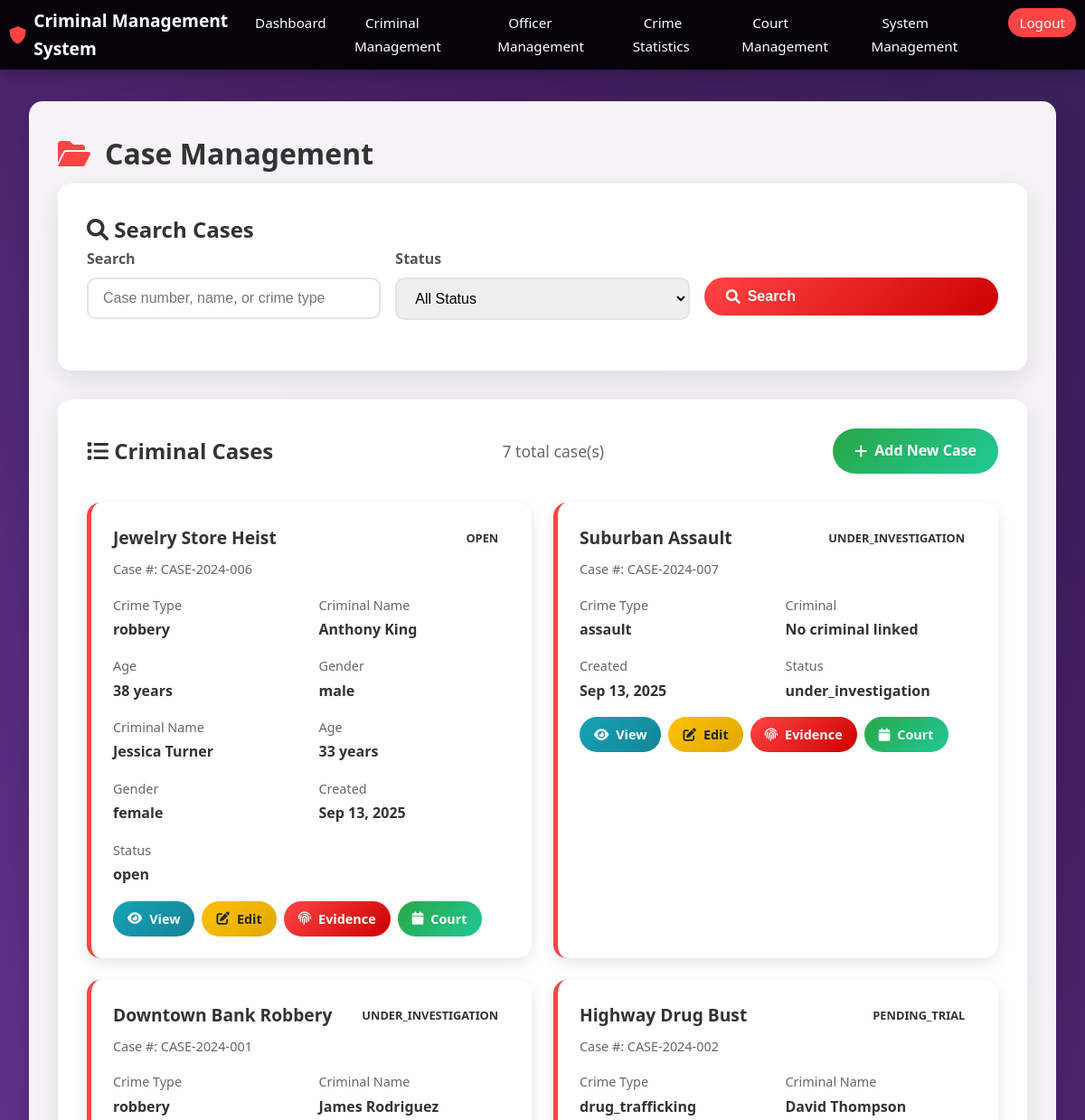
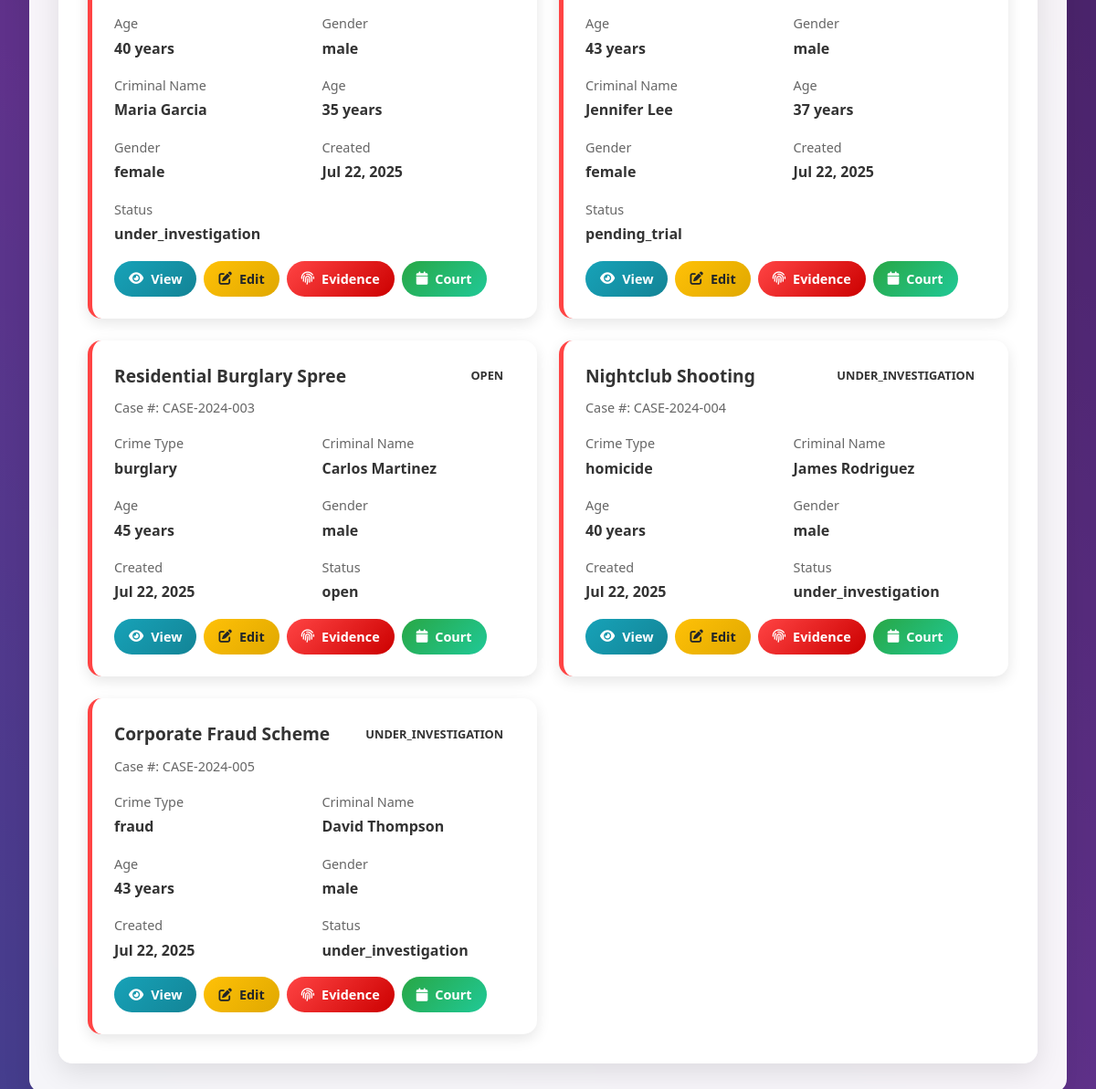
/modules/cases/case_management.php (signed in), run on the app's committed database (2 pictures, top to bottom).
### tables this page shows
CREATE TABLE `cases` (
  `id` int(11) NOT NULL,
  `case_number` varchar(50) NOT NULL,
  `title` varchar(200) NOT NULL,
  `description` text NOT NULL,
  `case_type` enum('homicide','robbery','assault','drug_trafficking','fraud','burglary','theft','domestic_violence','sexual_assault','other') NOT NULL,
  `priority` enum('low','medium','high','urgent') DEFAULT 'medium',
  `status` enum('open','under_investigation','pending_trial','closed','cold_case') DEFAULT 'open',
  `location` varchar(200) NOT NULL,
  `incident_date` datetime NOT NULL,
  `reported_date` datetime NOT NULL,
  `assigned_officer` int(11) DEFAULT NULL,
  `lead_investigator` int(11) DEFAULT NULL,
  `estimated_value` decimal(12,2) DEFAULT 0.00,
  `created_by` int(11) NOT NULL,
  `created_at` timestamp NOT NULL DEFAULT current_timestamp(),
  `updated_at` timestamp NOT NULL DEFAULT current_timestamp() ON UPDATE current_timestamp(),
  `closed_at` timestamp NULL DEFAULT NULL
);

CREATE TABLE `case_criminals` (
  `id` int(11) NOT NULL,
  `case_id` int(11) NOT NULL,
  `criminal_id` int(11) NOT NULL,
  `role_in_case` enum('suspect','witness','victim','accomplice') NOT NULL,
  `notes` text DEFAULT NULL,
  `created_at` timestamp NOT NULL DEFAULT current_timestamp()
);

CREATE TABLE `criminals` (
  `id` int(11) NOT NULL,
  `fullname` varchar(100) NOT NULL,
  `alias` varchar(100) DEFAULT NULL,
  `date_of_birth` date NOT NULL,
  `gender` enum('male','female','other') NOT NULL,
  `nationality` varchar(50) DEFAULT NULL,
  `identification_number` varchar(50) NOT NULL,
  `address` text DEFAULT NULL,
  `phone` varchar(20) DEFAULT NULL,
  `email` varchar(100) DEFAULT NULL,
  `height` decimal(5,2) DEFAULT NULL,
  `weight` decimal(5,2) DEFAULT NULL,
  `eye_color` varchar(20) DEFAULT NULL,
  `hair_color` varchar(20) DEFAULT NULL,
  `distinguishing_marks` text DEFAULT NULL,
  `photo` varchar(255) DEFAULT NULL,
  `fingerprint_data` text DEFAULT NULL,
  `dna_sample` varchar(255) DEFAULT NULL,
  `status` enum('wanted','arrested','convicted','released','deceased') DEFAULT 'wanted',
  `risk_level` enum('low','medium','high','extreme') DEFAULT 'medium',
  `created_by` int(11) NOT NULL,
  `created_at` timestamp NOT NULL DEFAULT current_timestamp(),
  `updated_at` timestamp NOT NULL DEFAULT current_timestamp() ON UPDATE current_timestamp()
);

### modules/cases/case_management.php (the view, shortened to what this page needs)
<?php
$servername = "localhost";
$username = "root";
$password = "";
$dbname = "criminal_management";
try {
    $conn = new PDO("mysql:host=$servername;dbname=$dbname", $username, $password);
    $conn->setAttribute(PDO::ATTR_ERRMODE, PDO::ERRMODE_EXCEPTION);
} catch(PDOException $e) {
    die("Connection failed: " . $e->getMessage());
}
$page = isset($_GET['page']) ? (int)$_GET['page'] : 1;
$limit = 10;
$offset = ($page - 1) * $limit;
$search = isset($_GET['search']) ? $_GET['search'] : '';
$where_conditions = [];
$params = [];
$where_clause = !empty($where_conditions) ? "WHERE " . implode(" AND ", $where_conditions) : "";
$count_sql = "SELECT COUNT(*) FROM cases $where_clause";
$count_stmt = $conn->prepare($count_sql);
$count_stmt->execute($params);
$total_cases = $count_stmt->fetchColumn();
$cases_sql = "SELECT * FROM cases $where_clause ORDER BY created_at DESC LIMIT $limit OFFSET $offset";
$cases_stmt = $conn->prepare($cases_sql);
$cases_stmt->execute($params);
$cases = $cases_stmt->fetchAll(PDO::FETCH_ASSOC);
$case_criminals = [];
if (count($cases) > 0) {
    $case_ids = array_column($cases, 'id');
    $in = str_repeat('?,', count($case_ids) - 1) . '?';
$sql = "SELECT cc.case_id, c.fullname, c.date_of_birth, c.gender FROM case_criminals cc JOIN criminals c ON cc.criminal_id = c.id WHERE cc.case_id IN ($in)";
    $stmt = $conn->prepare($sql);
    $stmt->execute($case_ids);
    while ($row = $stmt->fetch(PDO::FETCH_ASSOC)) {
        $case_criminals[$row['case_id']][] = $row;
    }
}
?>
<!DOCTYPE html>
<html lang="en">
<head>
    <link href="https://cdnjs.cloudflare.com/ajax/libs/font-awesome/6.0.0/css/all.min.css" rel="stylesheet">
</head>
<body>
    <div class="background-container">
    </div>
    <nav class="navbar">
        <div class="nav-content">
            <a href="dashboard.php" class="logo">
                <i class="fas fa-shield-alt"></i>
                Criminal Management System
            </a>
            <ul class="nav-links">
                <li><a href="dashboard.php">Dashboard</a></li>
                <li><a href="criminal_management.php">Criminal Management</a></li>
                <li><a href="officer_management.php">Officer Management</a></li>
                <li><a href="crime_statistics.php">Crime Statistics</a></li>
                <li><a href="court_management.php">Court Management</a></li>
                <li><a href="system_management.php">System Management</a></li>
                <li><a href="logout.php" class="logout-btn">Logout</a></li>
            </ul>
        </div>
    </nav>
 <div class="main-content">
        <div class="header">
            <h1>
                <i class="fas fa-folder-open"></i>
                Case Management
            </h1>
        <div class="search-section">
            <h2><i class="fas fa-search"></i> Search Cases</h2>
            <form method="GET" class="search-form">
                <div class="form-group">
                    <label for="search">Search</label>
                    <input type="text" id="search" name="search"
                           placeholder="Case number, name, or crime type"
                           value="<?php echo htmlspecialchars($search); ?>">
                </div>
                <div class="form-group">
                    <label for="status">Status</label>
                    <select id="status" name="status">
                        <option value="">All Status</option>
                    </select>
                </div>
                <div class="form-group">
                    <label>&nbsp;</label>
                    <button type="submit" class="btn btn-primary">
                        <i class="fas fa-search"></i> Search
                    </button>
                </div>
            </form>
        </div>
        <div class="cases-section">
            <div class="cases-header">
                <h2><i class="fas fa-list"></i> Criminal Cases</h2>
                <div class="cases-count">
                    <?php echo $total_cases; ?> total case(s)
                </div>
                <a href="add_case.php" class="btn btn-success">
                    <i class="fas fa-plus"></i> Add New Case
                </a>
            </div>
            <?php if (count($cases) > 0): ?>
                <div class="cases-grid">
                    <?php foreach ($cases as $case): ?>
                        <div class="case-card">
                            <div class="case-header">
                                <div>
                                    <div class="case-title"><?php echo htmlspecialchars($case['title']); ?></div>
                                    <div class="case-number">Case #: <?php echo htmlspecialchars($case['case_number']); ?></div>
                                </div>
                                <span class="case-status status-<?php echo $case['status']; ?>">
                                    <?php echo ucfirst($case['status']); ?>
                                </span>
                            </div>
                            <div class="case-details">
                                <div class="detail-item">
                                    <span class="detail-label">Crime Type</span>
                                    <span class="detail-value"><?php echo htmlspecialchars($case['case_type']); ?></span>
                                </div>
                                <?php if (!empty($case_criminals[$case['id']])): ?>
                                    <?php foreach ($case_criminals[$case['id']] as $criminal): ?>
                                        <div class="detail-item">
                                            <span class="detail-label">Criminal Name</span>
                                            <span class="detail-value"><?php echo htmlspecialchars($criminal['fullname']); ?></span>
                                        </div>
                                        <div class="detail-item">
                                            <span class="detail-label">Age</span>
                                            <span class="detail-value">
                                                <?php
                                                if (!empty($criminal['date_of_birth'])) {
                                                    $dob = new DateTime($criminal['date_of_birth']);
                                                    $now = new DateTime();
                                                    $age = $now->diff($dob)->y;
                                                    echo $age . ' years';
                                                } else {
                                                    echo 'N/A';
                                                }
                                                ?>
                                            </span>
                                        </div>
                                        <div class="detail-item">
                                            <span class="detail-label">Gender</span>
                                            <span class="detail-value"><?php echo htmlspecialchars($criminal['gender']); ?></span>
                                        </div>
                                    <?php endforeach; ?>
                                <?php else: ?>
                                    <div class="detail-item">
                                        <span class="detail-label">Criminal</span>
                                        <span class="detail-value">No criminal linked</span>
                                    </div>
                                <?php endif; ?>
                                <div class="detail-item">
                                    <span class="detail-label">Created</span>
                                    <span class="detail-value"><?php echo date('M d, Y', strtotime($case['created_at'])); ?></span>
                                </div>
                                <div class="detail-item">
                                    <span class="detail-label">Status</span>
                                    <span class="detail-value"><?php echo htmlspecialchars($case['status']); ?></span>
                                </div>
                            </div>
                            <div class="case-actions">
                                <a href="view_case.php?id=<?php echo $case['id']; ?>" class="btn btn-info btn-sm">
                                    <i class="fas fa-eye"></i> View
                                </a>
                                <a href="edit_case.php?id=<?php echo $case['id']; ?>" class="btn btn-warning btn-sm">
                                    <i class="fas fa-edit"></i> Edit
                                </a>
                                <a href="evidence_management.php?case_id=<?php echo $case['id']; ?>" class="btn btn-primary btn-sm">
                                    <i class="fas fa-fingerprint"></i> Evidence
                                </a>
                                <a href="court_schedule.php?case_id=<?php echo $case['id']; ?>" class="btn btn-success btn-sm">
                                    <i class="fas fa-calendar"></i> Court
                                </a>
                            </div>
                        </div>
                    <?php endforeach; ?>
                </div>
            <?php endif; ?>
        </div>
    </div>
</body>
</html>

### modules/cases/case_management.php (style rules this page uses)
* { margin: 0; padding: 0; box-sizing: border-box; }
body { font-family: 'Segoe UI', Tahoma, Geneva, Verdana, sans-serif; line-height: 1.6; color: #333; background: #f4f6f9; }
.background-container { position: fixed; top: 0; left: 0; width: 100%; height: 100%; z-index: -1; overflow: hidden; }
.navbar { background: rgba(0, 0, 0, 0.9); backdrop-filter: blur(10px); padding: 0.5rem 0; position: fixed; width: 100%; top: 0; z-index: 1000; box-shadow: 0 2px 20px rgba(0, 0, 0, 0.3); min-height: 40px; }
.nav-content { display: flex; justify-content: space-between; align-items: center; max-width: 1400px; margin: 0 auto; padding: 0 10px; min-height: 40px; }
.logo { font-size: 1.2rem; font-weight: bold; color: #fff; text-decoration: none; display: flex; align-items: center; gap: 8px; }
.logo i { color: #ff4444; font-size: 1.2rem; }
.nav-links { display: flex; list-style: none; gap: 1.2rem; }
.nav-links a { text-decoration: none; color: #fff; font-weight: 500; transition: color 0.3s ease; padding: 6px 12px; border-radius: 16px; font-size: 0.95rem; }
.logout-btn { background: #ff4444; color: white; padding: 8px 16px; border: none; border-radius: 20px; text-decoration: none; font-size: 0.9rem; transition: all 0.3s ease; }
.main-content { margin-top: 80px; padding: 2rem; max-width: 1400px; margin-left: auto; margin-right: auto; }
.header { background: rgba(255, 255, 255, 0.95); backdrop-filter: blur(10px); border-radius: 15px; padding: 2rem; margin-bottom: 2rem; box-shadow: 0 10px 30px rgba(0, 0, 0, 0.1); }
.header h1 { color: #333; margin-bottom: 0.5rem; display: flex; align-items: center; gap: 1rem; }
.header h1 i { color: #ff4444; }
.search-section { background: rgba(255, 255, 255, 0.95); backdrop-filter: blur(10px); border-radius: 15px; padding: 2rem; margin-bottom: 2rem; box-shadow: 0 10px 30px rgba(0, 0, 0, 0.1); }
.search-form { display: grid; grid-template-columns: repeat(auto-fit, minmax(250px, 1fr)); gap: 1rem; margin-bottom: 1.5rem; }
.form-group { display: flex; flex-direction: column; }
.form-group label { font-weight: 600; margin-bottom: 0.5rem; color: #555; }
.form-group input, .form-group select { padding: 12px 16px; border: 2px solid #e1e5e9; border-radius: 10px; font-size: 1rem; transition: border-color 0.3s ease; }
.btn { padding: 12px 24px; border: none; border-radius: 50px; font-size: 1rem; font-weight: 600; cursor: pointer; transition: all 0.3s ease; text-decoration: none; display: inline-flex; align-items: center; gap: 0.5rem; }
.btn-primary { background: linear-gradient(135deg, #ff4444 0%, #cc0000 100%); color: white; }
.btn-success { background: linear-gradient(135deg, #28a745 0%, #20c997 100%); color: white; }
.btn-info { background: linear-gradient(135deg, #17a2b8 0%, #138496 100%); color: white; }
.btn-warning { background: linear-gradient(135deg, #ffc107 0%, #e0a800 100%); color: #212529; }
.cases-section { background: rgba(255, 255, 255, 0.95); backdrop-filter: blur(10px); border-radius: 15px; padding: 2rem; box-shadow: 0 10px 30px rgba(0, 0, 0, 0.1); }
.cases-header { display: flex; justify-content: space-between; align-items: center; margin-bottom: 2rem; flex-wrap: wrap; gap: 1rem; }
.cases-count { font-size: 1.1rem; color: #666; }
.cases-grid { display: grid; grid-template-columns: repeat(auto-fill, minmax(400px, 1fr)); gap: 1.5rem; }
.case-card { background: white; border-radius: 15px; padding: 1.5rem; box-shadow: 0 5px 15px rgba(0, 0, 0, 0.1); transition: transform 0.3s ease, box-shadow 0.3s ease; border-left: 5px solid #ff4444; }
.case-header { display: flex; justify-content: space-between; align-items: flex-start; margin-bottom: 1rem; }
.case-title { font-size: 1.2rem; font-weight: 600; color: #333; margin-bottom: 0.5rem; }
.case-number { color: #666; font-size: 0.9rem; }
.case-status { padding: 0.3rem 0.8rem; border-radius: 20px; font-size: 0.8rem; font-weight: 600; text-transform: uppercase; }
.case-details { display: grid; grid-template-columns: 1fr 1fr; gap: 1rem; margin-bottom: 1rem; }
.detail-item { display: flex; flex-direction: column; }
.detail-label { font-size: 0.9rem; color: #666; margin-bottom: 0.2rem; }
.detail-value { font-weight: 600; color: #333; }
.case-actions { display: flex; gap: 0.5rem; flex-wrap: wrap; }
.btn-sm { padding: 8px 16px; font-size: 0.9rem; }

### data on the page
cases: title "Jewelry Store Heist", case_number "CASE-2024-006", status "OPEN", case_type "robbery", created_at "Sep 13, 2025", status "open"
case_criminals: criminal.fullname "Anthony King", criminal.gender "male"
case_criminals: criminal.fullname "Jessica Turner", criminal.gender "female"
cases: title "Suburban Assault", case_number "CASE-2024-007", status "UNDER_INVESTIGATION", case_type "assault", shows "Criminal", created_at "Sep 13, 2025", status "under_investigation"
cases: title "Downtown Bank Robbery", case_number "CASE-2024-001", status "UNDER_INVESTIGATION", case_type "robbery", created_at "Jul 22, 2025", status "under_investigation"
case_criminals: criminal.fullname "James Rodriguez", criminal.gender "male"
case_criminals: criminal.fullname "Maria Garcia", criminal.gender "female"
cases: title "Highway Drug Bust", case_number "CASE-2024-002", status "PENDING_TRIAL", case_type "drug_trafficking", created_at "Jul 22, 2025", status "pending_trial"
case_criminals: criminal.fullname "David Thompson", criminal.gender "male"
case_criminals: criminal.fullname "Jennifer Lee", criminal.gender "female"
cases: title "Residential Burglary Spree", case_number "CASE-2024-003", status "OPEN", case_type "burglary", created_at "Jul 22, 2025", status "open"
case_criminals: criminal.fullname "Carlos Martinez", criminal.gender "male"
cases: title "Nightclub Shooting", case_number "CASE-2024-004", status "UNDER_INVESTIGATION", case_type "homicide", created_at "Jul 22, 2025", status "under_investigation"
case_criminals: criminal.fullname "James Rodriguez", criminal.gender "male"
cases: title "Corporate Fraud Scheme", case_number "CASE-2024-005", status "UNDER_INVESTIGATION", case_type "fraud", created_at "Jul 22, 2025", status "under_investigation"
case_criminals: criminal.fullname "David Thompson", criminal.gender "male"

### other printed values
$total_cases "7"
